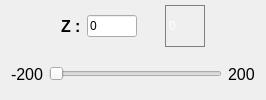
                  <widget class="QWidget" name="zWidget" native="true">
                   <layout class="QVBoxLayout" name="verticalLayout_13">
                    <property name="topMargin">
                     <number>5</number>
                    </property>
                    <property name="bottomMargin">
                     <number>5</number>
                    </property>
                    <item>
                     <layout class="QHBoxLayout" name="horizontalLayout_22">
                      <item>
                       <spacer name="horizontalSpacer_21">
                        <property name="orientation">
                         <enum>Qt::Orientation::Horizontal</enum>
                        </property>
                        <property name="sizeHint" stdset="0">
                         <size>
                          <width>50</width>
                          <height>17</height>
                         </size>
                        </property>
                       </spacer>
                      </item>
                      <item>
                       <widget class="QLabel" name="label_34">
                        <property name="minimumSize">
                         <size>
                          <width>0</width>
                          <height>20</height>
                         </size>
                        </property>
                        <property name="font">
                         <font>
                          <pointsize>12</pointsize>
                          <bold>true</bold>
                         </font>
                        </property>
                        <property name="text">
                         <string>Z :</string>
                        </property>
                       </widget>
                      </item>
                      <item>
                       <widget class="QLineEdit" name="zlineEdit">
                        <property name="minimumSize">
                         <size>
                          <width>40</width>
                          <height>0</height>
                         </size>
                        </property>
                        <property name="maximumSize">
                         <size>
                          <width>50</width>
                          <height>16777215</height>
                         </size>
                        </property>
                        <property name="text">
                         <string>0</string>
                        </property>
                       </widget>
                      </item>
                      <item>
                       <widget class="QPushButton" name="zBtn">
                        <property name="minimumSize">
                         <size>
                          <width>16</width>
                          <height>6</height>
                         </size>
                        </property>
                        <property name="maximumSize">
                         <size>
                          <width>16</width>
                          <height>16</height>
                         </size>
                        </property>
                        <property name="styleSheet">
                         <string notr="true">QPushButton{
	border: none;
	background-color: transparent;
}</string>
                        </property>
                        <property name="text">
                         <string/>
                        </property>
                        <property name="icon">
                         <iconset resource="resources.qrc">
                          <normaloff>:/images/send.png</normaloff>:/images/send.png</iconset>
                        </property>
                        <property name="iconSize">
                         <size>
                          <width>16</width>
                          <height>16</height>
                         </size>
                        </property>
                       </widget>
                      </item>
                      <item>
                       <widget class="QLabel" name="zLabel">
                        <property name="minimumSize">
                         <size>
                          <width>40</width>
                          <height>0</height>
                         </size>
                        </property>
                        <property name="styleSheet">
                         <string notr="true">QLabel{
	color: white;
	font-size: 9pt;
	background: transparent;
	border: 1px solid gray;
}</string>
                        </property>
                        <property name="text">
                         <string>0</string>
                        </property>
                       </widget>
                      </item>
                      <item>
                       <spacer name="horizontalSpacer_22">
                        <property name="orientation">
                         <enum>Qt::Orientation::Horizontal</enum>
                        </property>
                        <property name="sizeHint" stdset="0">
                         <size>
                          <width>50</width>
                          <height>17</height>
                         </size>
                        </property>
                       </spacer>
                      </item>
                     </layout>
                    </item>
                    <item>
                     <layout class="QHBoxLayout" name="horizontalLayout_23">
                      <item>
                       <widget class="QLabel" name="zminLabel">
                        <property name="maximumSize">
                         <size>
                          <width>35</width>
                          <height>16777215</height>
                         </size>
                        </property>
                        <property name="font">
                         <font>
                          <pointsize>12</pointsize>
                          <bold>false</bold>
                         </font>
                        </property>
                        <property name="text">
                         <string>-200</string>
                        </property>
                       </widget>
                      </item>
                      <item>
                       <widget class="QSlider" name="zSlider">
                        <property name="orientation">
                         <enum>Qt::Orientation::Horizontal</enum>
                        </property>
                       </widget>
                      </item>
                      <item>
                       <widget class="QLabel" name="zmaxLabel">
                        <property name="maximumSize">
                         <size>
                          <width>35</width>
                          <height>16777215</height>
                         </size>
                        </property>
                        <property name="font">
                         <font>
                          <pointsize>12</pointsize>
                          <bold>false</bold>
                         </font>
                        </property>
                        <property name="text">
                         <string>200</string>
                        </property>
                       </widget>
                      </item>
                     </layout>
                    </item>
                   </layout>
                  </widget>
